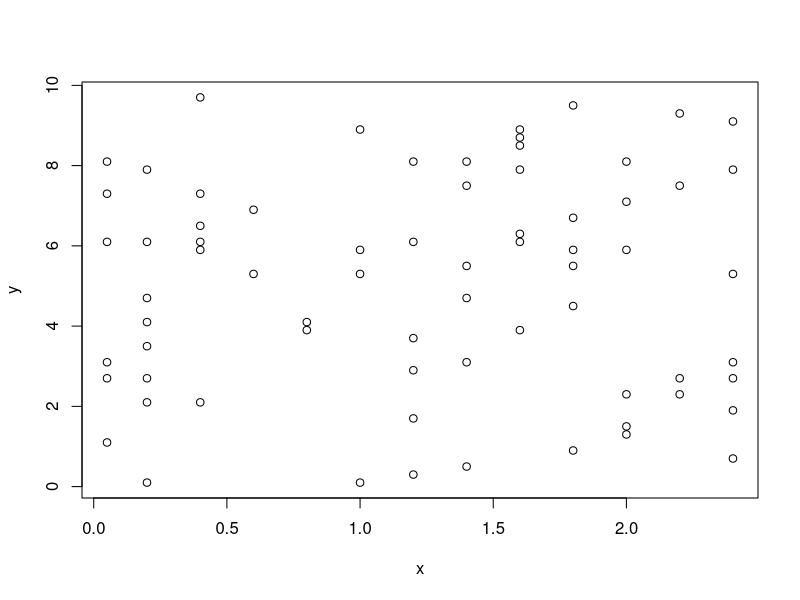
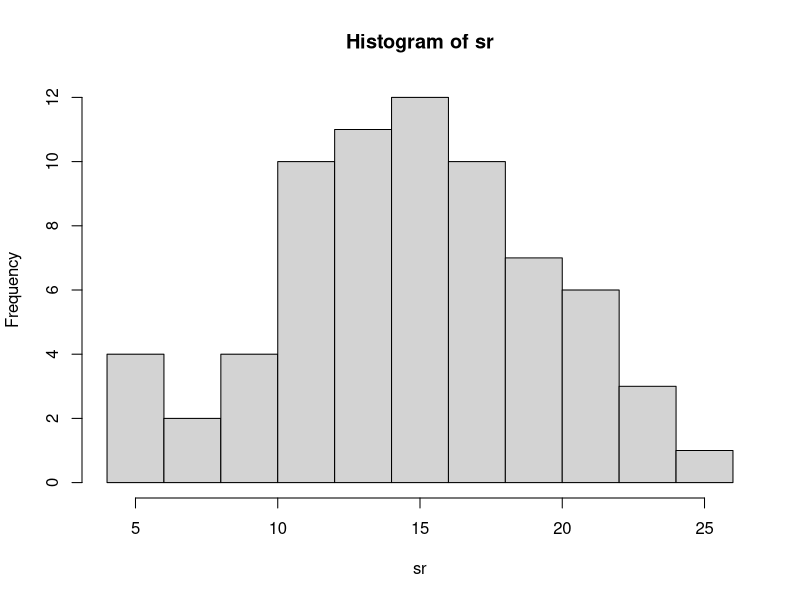
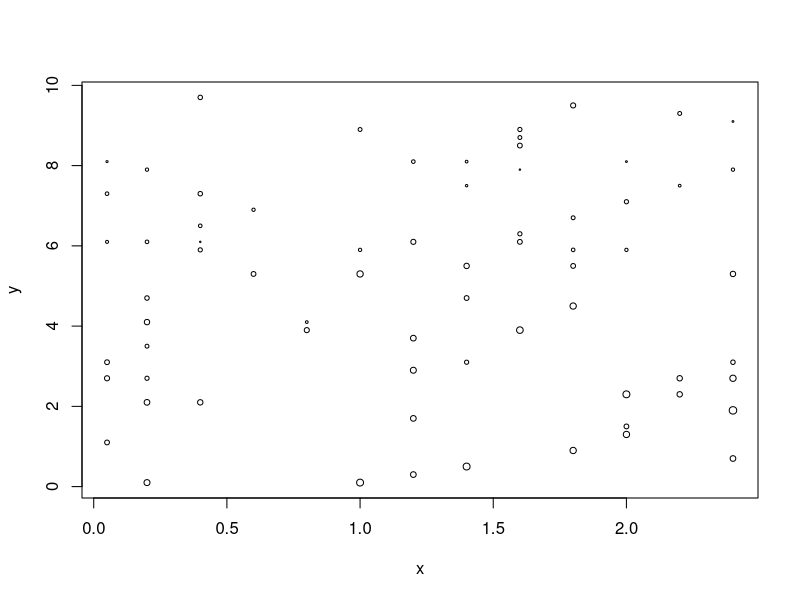
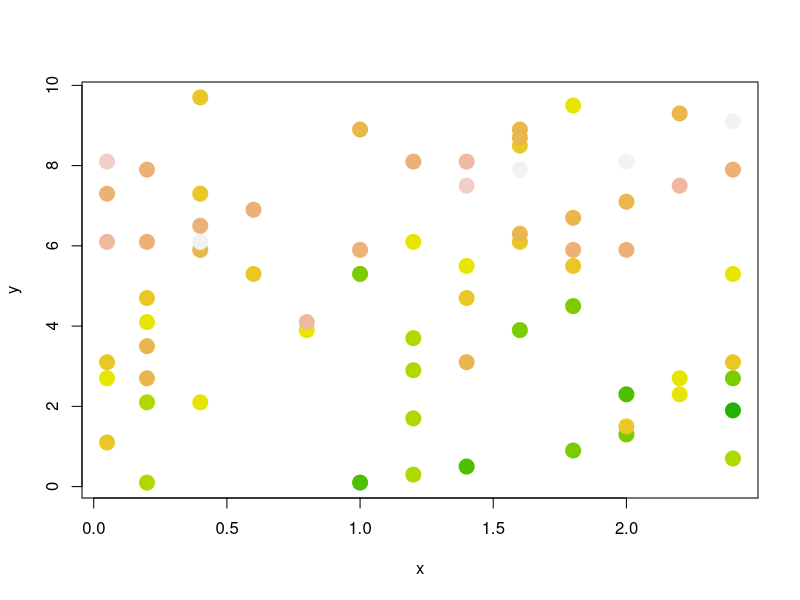
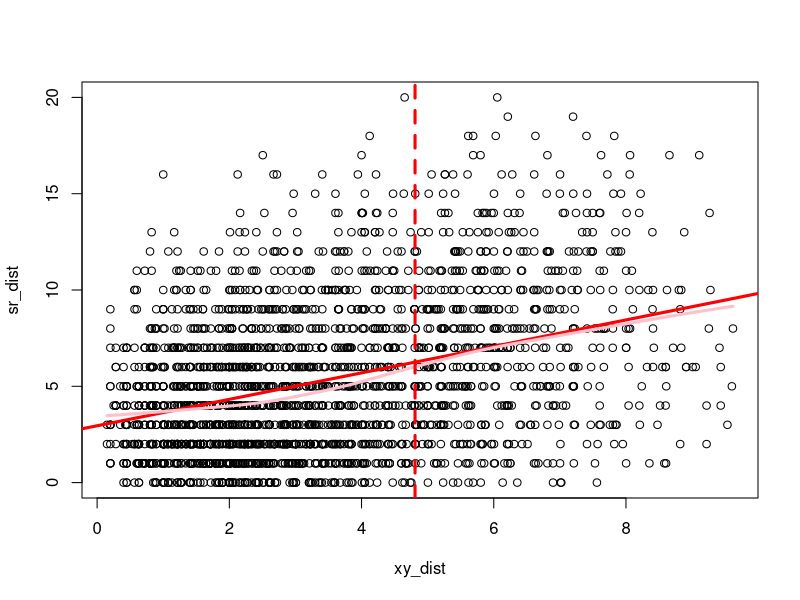
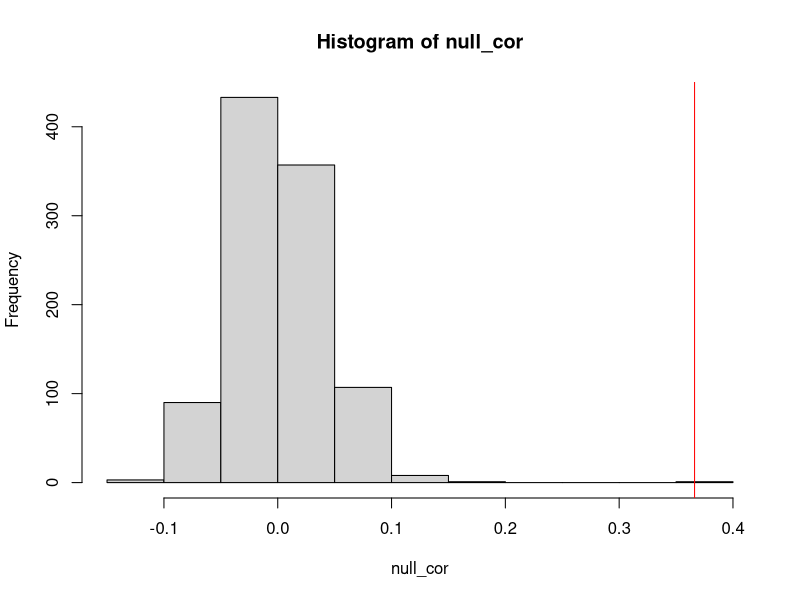
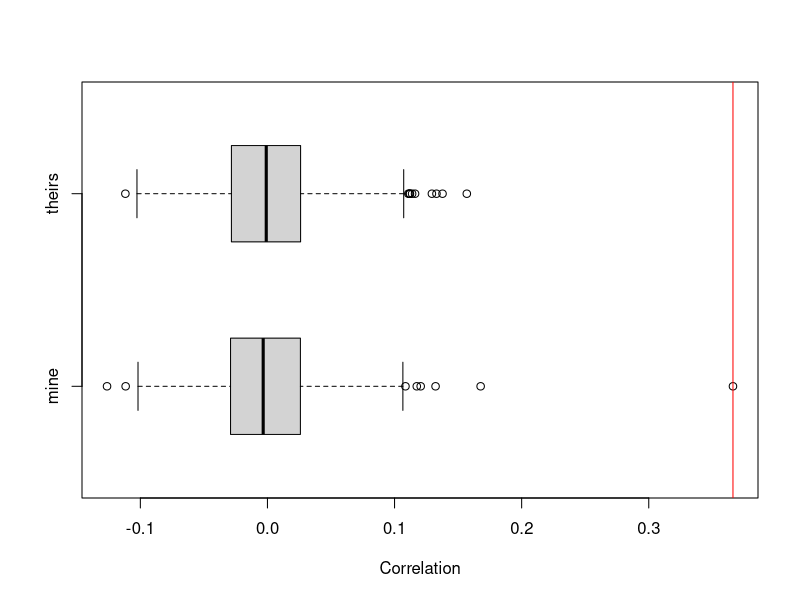
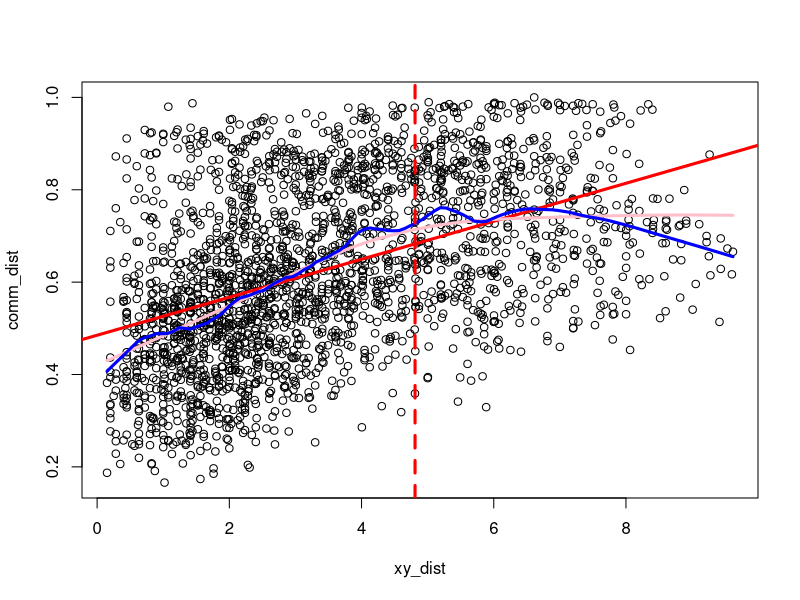

Generate these figures, in order, with R: (Note: this script raises an error after producing the figures.)
## ---- chunk 1
library (vegan)
## ---- chunk 2
library(nlme)
# Oribatid mite data. 70 soil cores collected by Daniel Borcard in 1989.
# See Borcard et al. (1992, 1994) for details.
data(mite)
data(mite.env)
data(mite.xy)
?mite
## ---- chunk 3
plot(mite.xy)
## ---- chunk 4
sr = apply(mite, 1, function(x) sum(x > 0))
hist(sr)
## ---- chunk 5
plot(mite.xy, cex = sr/max(sr))
## ---- chunk 6
col_brks = hist(sr, plot=F)$breaks
col_indices = as.numeric(cut(sr, col_brks))
cols = rev(terrain.colors(length(col_brks)))
plot(mite.xy, cex=2, pch=19, col=cols[col_indices])
## ---- chunk 7
# calculate Euclidean distance between richness and spatial coordinates
sr_dist = dist(sr)
xy_dist = dist(mite.xy)
sr_dist
## ---- chunk 8
max_dist = max(xy_dist) / 2

# plot result
plot(xy_dist, sr_dist)
abline(lm(sr_dist ~ xy_dist), lwd=3, col='red')
lines(lowess(xy_dist, sr_dist), lwd=3, col='pink')
abline(v = max_dist, col='red', lwd=3, lty=2)
## ---- chunk 9
# compute correlation
obs_cor = cor(xy_dist, sr_dist)
obs_cor
## ---- chunk 10
# carry out a permutation test for significance:
nperm = 1000
null_cor = obs_cor
for (i in 2:nperm) {
    # shuffle the rows of the spatial coordinates
    tmp_xy = mite.xy[sample(nrow(mite.xy)), ]
    # correlation between the shuffled spatial coordinates and sr_dist
    null_cor[i] = cor(dist(tmp_xy), sr_dist)
}
# compute the p-value
sum(null_cor >= obs_cor) / nperm 
## ---- chunk 11
hist(null_cor)
#number of times the null cor was randomly larger than the observed cor or effect.
abline(v=obs_cor, col ='red')
## ---- chunk 12
#mantel is a black box way of computing the same thing
sr_mantel = mantel(xy_dist, sr_dist)
sr_mantel

## ---- chunk 13
# compare the two approaches graphically using stacked boxplots
boxplot(list(null_cor, sr_mantel$perm), horizontal = T, boxwex = 0.5,
        names = c('mine', 'theirs'), xlab='Correlation')
abline(v=obs_cor, col='red')
## ---- chunk 14
## compute bray curtis distance for the community matrix
comm_dist = vegdist(mite)
plot(xy_dist, comm_dist)
abline(lm(comm_dist ~ xy_dist), lwd=3, col='red')
lines(lowess(xy_dist, comm_dist), lwd=3, col='pink')
lines(lowess(xy_dist, comm_dist, f=0.1), lwd=3, col='blue')

abline(v = max_dist, col='red', lwd=3, lty=2)
## ---- chunk 15
comm_mantel = mantel(xy_dist, comm_dist)
comm_mantel
## ---- chunk 16
sr_corlog = mantel.correlog(sr_dist, xy_dist)
comm_corlog = mantel.correlog(comm_dist, xy_dist)
sr_corlog
## ---- chunk 17
comm_corlog
## ---- chunk 18
par(mfrow=c(1,2))
plot(sr_corlog)
mtext(side=3, 'Species Richness')
abline(v = max_dist, col='red', lwd=3, lty=2)
plot(comm_corlog)
mtext(side=3, 'Community Composition')
abline(v = max_dist, col='red', lwd=3, lty=2)
## ---- chunk 19
sr_dat = data.frame(sr, mite.env, mite.xy)

sr_lm = gls(sr ~ SubsDens, data=sr_dat)

plot(Variogram(sr_lm, form= ~ x + y)) #need this form because in this dataframe there is a column called x and one called y, so pay attention to what you are looking at. Both are spatial positions that we are comparing.
## ---- chunk 20
res = residuals(sr_lm)
plot(dist(sr_dat[, c('x', 'y')]), dist(res))
lines(lowess(dist(sr_dat[, c('x', 'y')]), dist(res)), col='red', lwd=2)
abline(v = max_dist, col='red', lwd=3, lty=2)
## ---- chunk 21
sr_exp = update(sr_lm, corr=corExp(form=~x + y))
# examine fit of error model to the raw model residuals
# note this function defaults to displaying pearson standardized residuals
# resType='p' or resType='pearson'
plot(Variogram(sr_exp, maxDist = max_dist))
## ---- chunk 22
# that doesn't look so good because clearly the model does not fit the error 
# very well, it appears that there is a nugget (i.e., non-zero y-intercept)
# Let's examine the normalized residuals in which the residuals are 
# divided by the estimate of the variance-covariance matrix. If the model
# fits well these residuals should be normally distributed.
plot(Variogram(sr_exp, resType='normalized', maxDist = max_dist))
## ---- chunk 23
# we see a little bit of a trend in the residuals but not too bad
# actually which is a bit surprising given the output of the raw residuals

# let's look at the same model but with a nugget
sr_exp_nug = update(sr_exp, corr=corExp(form=~x + y, nugget=T))
plot(Variogram(sr_exp_nug, maxDist = max_dist))
## ---- chunk 24
plot(Variogram(sr_exp_nug, resType='n', maxDist = max_dist))
## ---- chunk 25
# those look like they provide a better fit to the data

# let's examine the rational quadratic error model
sr_rat_nug = update(sr_lm, corr=corRatio(form=~x + y, nugget=T))
# examine fit of error model to model residuals
plot(Variogram(sr_rat_nug, maxDist = max_dist))
## ---- chunk 26
 #this model seems to fit about as a good as the exponential with the nugget

# let's compare the models
anova(sr_lm, sr_exp, sr_exp_nug, sr_rat_nug, test=F)
## ---- chunk 27
# so it appears that the exponential and rational models with the nuggets
# fit equally as well and much better than models without spatial error terms
# and better than a model with a nugget set to zero.

summary(sr_exp_nug)
## ---- chunk 28
mite_rda = rda(mite, mite.env[ , 1:2])

plot(mite_rda, display=c('sp', 'bp'))

## ---- chunk 29
mite_mso_raw = mso(rda(mite), mite.xy, permutations = 1000)
mite_mso = mso(mite_rda, mite.xy, permutations = 1000)
mite_mso
